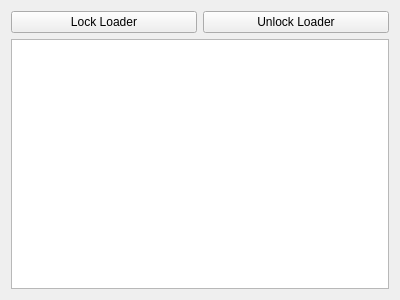
<?xml version="1.0" encoding="UTF-8"?>
<ui version="4.0">
 <class>Loader</class>
 <widget class="QWidget" name="Loader">
  <property name="geometry">
   <rect>
    <x>0</x>
    <y>0</y>
    <width>400</width>
    <height>300</height>
   </rect>
  </property>
  <property name="windowTitle">
   <string>Form</string>
  </property>
  <layout class="QVBoxLayout" name="verticalLayout_2">
   <item>
    <layout class="QVBoxLayout" name="verticalLayout">
     <item>
      <layout class="QHBoxLayout" name="horizontalLayout">
       <item>
        <widget class="QPushButton" name="btnLock">
         <property name="text">
          <string>Lock Loader</string>
         </property>
        </widget>
       </item>
       <item>
        <widget class="QPushButton" name="btnUnlock">
         <property name="text">
          <string>Unlock Loader</string>
         </property>
        </widget>
       </item>
      </layout>
     </item>
     <item>
      <widget class="QTextBrowser" name="textBrowser"/>
     </item>
    </layout>
   </item>
  </layout>
 </widget>
 <resources/>
 <connections/>
</ui>
